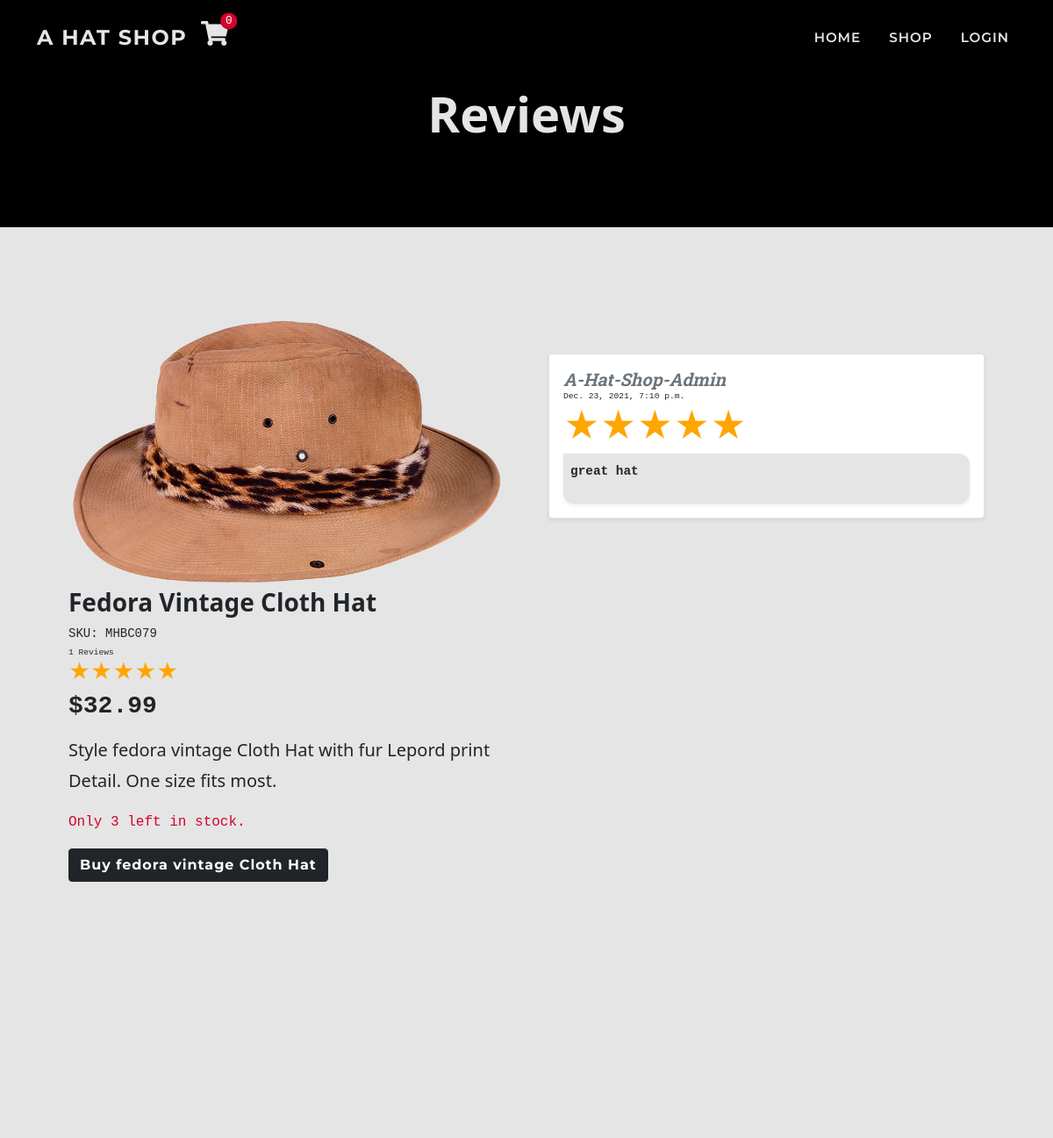
Before: /review/all/15/ (upper part) with the older database file.
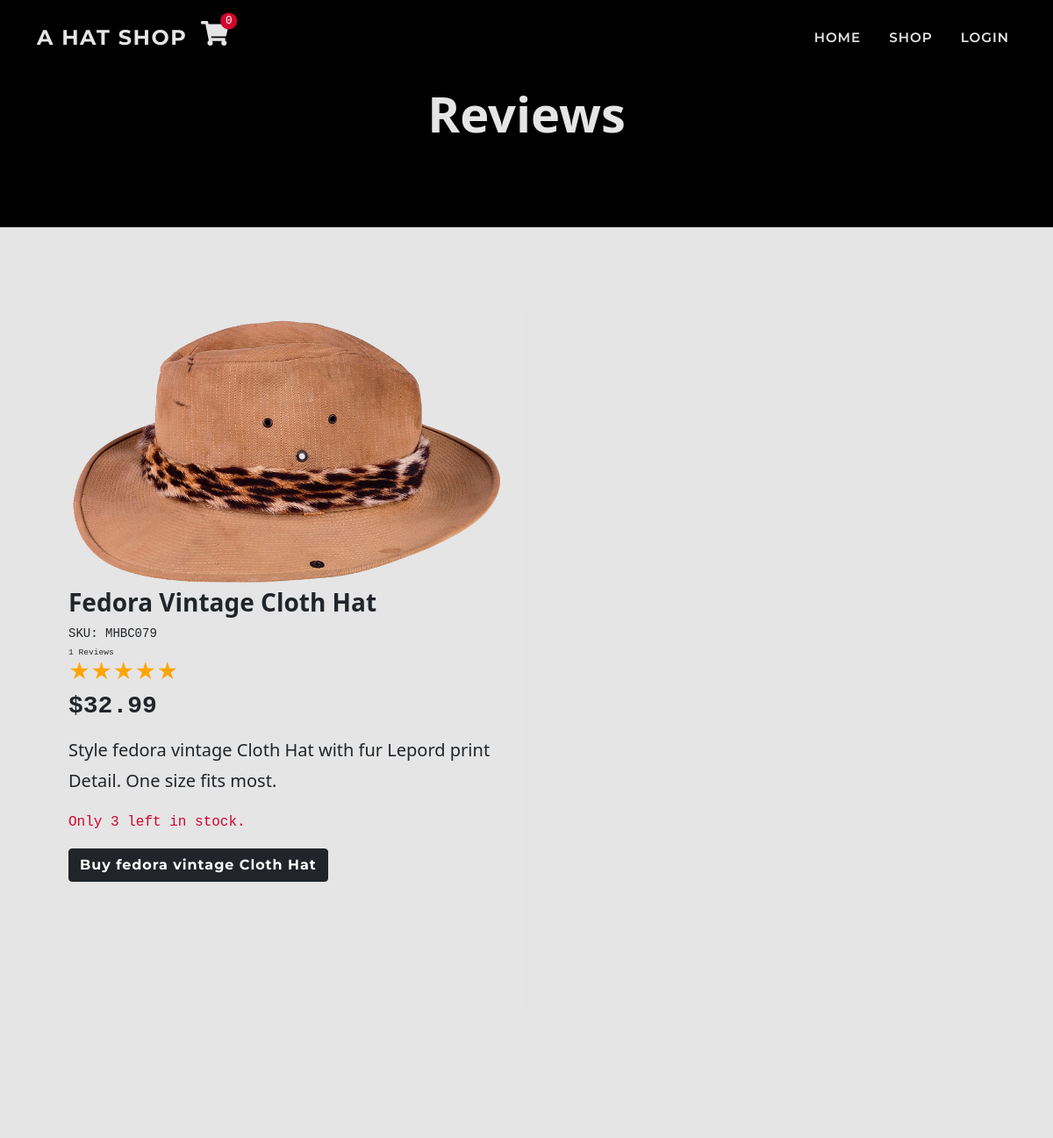
After: the same page with the newer database file.
### reviews/models.py (models this page shows, shortened)
class ProductReview(models.Model):
    CHOICES = [(i, i) for i in range(6)]
    user_profile = models.ForeignKey(
        User, on_delete=models.CASCADE,
        related_name='user_review')
    product = models.ForeignKey(
        Product, on_delete=models.CASCADE,
        related_name='product_review')
    rating = models.PositiveSmallIntegerField(
        default=5, choices=CHOICES)
    review = models.TextField(max_length=500)
    order = models.ForeignKey(
        Order, on_delete=models.CASCADE,
        related_name='order_review', null=True)
    date = models.DateTimeField(auto_now_add=True)

### reviews/views.py (the view)
# urls.py: path('all/<int:item_id>/', views.all_reviews, name='all_reviews'),
def all_reviews(request, item_id):
    item = get_object_or_404(Product, pk=item_id)
    reviews = item.product_review.all()
    context = {
        'item': item,
        'reviews': reviews,
    }
    return render(request, 'review/reviews.html', context)

### cart/contexts.py (called while the page is built, shortened)
def cart_contents(request):
    cart_items = []
    total = 0
    before = 0
    item_count = 0
    availability = 0
    cart = request.session.get('cart', {})
    if total < 50:
        delivery = total * Decimal(10 / 100)
        free_deivery = 50 * total
    else:
        delivery = 0
        free_deivery = 0
    delivery = round(delivery, 2)
    grand_total = delivery + total
    grand_total = round(grand_total, 2)
    context = {
        'cart_items': cart_items,
        'total': total,
        'before': before,
        'item_count': item_count,
        'delivery': delivery,
        'free_deivery': free_deivery,
        'deivery_treshold': 10,
        'grand_total': grand_total,
    }
    return context

### reviews/contexts.py (called while the page is built)
def review_context(request):
    review_items = ProductReview.objects.all()
    context = {
        'review_items': review_items,
    }
    return context

### support/contexts.py (called while the page is built, shortened)
def message_context(request):
    unread_messages_count = 0
    user_messages = None
    all_messages = Message.objects.all()
    context = {
        'unread_messages_count': unread_messages_count,
        'user_messages': user_messages,
    }
    return context

### reviews/templates/review/reviews.html (shortened to what this page needs)
{% extends 'base.html' %}
{% load static %}
{% load thumbnail %}
{% block page_header %}
<header class="bg-black py-5">
    <div class="container px-4 px-lg-5 my-5">
        <div class="text-center">
            <h1 class="display-4 fw-bolder">Reviews</h1>
        </div>
    </div>
</header>
{% endblock %}
{% block content %}
<section class="page-section">
    <div class="container pb-5 px-4 px-lg-5">
        <div class="item row gx-4 gx-lg-5">
            <div class="col-md-6 mb-4 mb-md-0">
                <div class="position-relative">
                    {% thumbnail item.image "500" as im %}
                    <img class="card-img-top mb-md-0" src="{{ im.url }}" alt="{{ item.name }}" />
                    {% endthumbnail %}
                </div>
                <h3 class="fw-bolder text-capitalize">{{ item.name }}</h3>
                <div class="small mb-1 font-monospace">SKU: {{ item.sku }}</div>
                    {% include 'includes/stars.html' %}
                <div class="fs-5 mb-3">
                    {% if item.sale %}
                    <span class="text-decoration-line-through h3 font-monospace">${{ item.price }}</span>
                    <span class="text-danger h3 fw-bolder font-monospace">${{ item.sale_price }} </span>
                    {% else %}
                    <span class="font-monospace fw-bolder h3">${{ item.price }} </span>
                    {% endif %}
                </div>
                <p class="lead">{{ item.description }}</p>
                {% if item.item_count == 0 %}
                <p class="text-danger font-monospace">{{ item.item_count }} Out of stock</p>
                {% elif item.item_count < 5  %}
                <p class="text-danger font-monospace">
                    Only {{ item.item_count }} left in stock.
                </p>
                {% else %}
                <p class="font-monospace">{{ item.item_count }} items in stock</p>
                {% endif %}
                  <a href="{% url 'shop_item' item.id %}" class="btn btn-dark">Buy {{ item.name }}</a>
            </div>
            <div class="col-md-6 border-start review-container">
                {% for review in reviews reversed %}
                <div class="mt-5 shadow-sm border rounded p-3 bg-white">
                    <h5 class="m-0 fw-bolder text-muted text-italic text-capitalize">{{ review.user_profile }}</h5>
                    <div class="">
                        <p class="m-0 time font-monospace">{{ review.date }}</p>
                        <div class="stars h1"
                            style="background-image: linear-gradient(to right, orange, orange {% widthratio review.rating 5 100 %}%, gray {% widthratio review.rating 5 100 %}%, gray 100%)">
                        </div>
                        <div class="text bg-light p-2 shadow-sm">
                            <p class="message fw-bolder font-monospace">{{ review.review }}</p>
                        </div>
                    </div>
                </div>
                {% endfor %}
            </div>
        </div>
    </div>
</section>
{% endblock %}

Changed rows visible on the page:
removed ProductReview: user_profile "A-Hat-Shop-Admin", date "Dec. 23, 2021, 7:10 p.m.", review "great hat"
